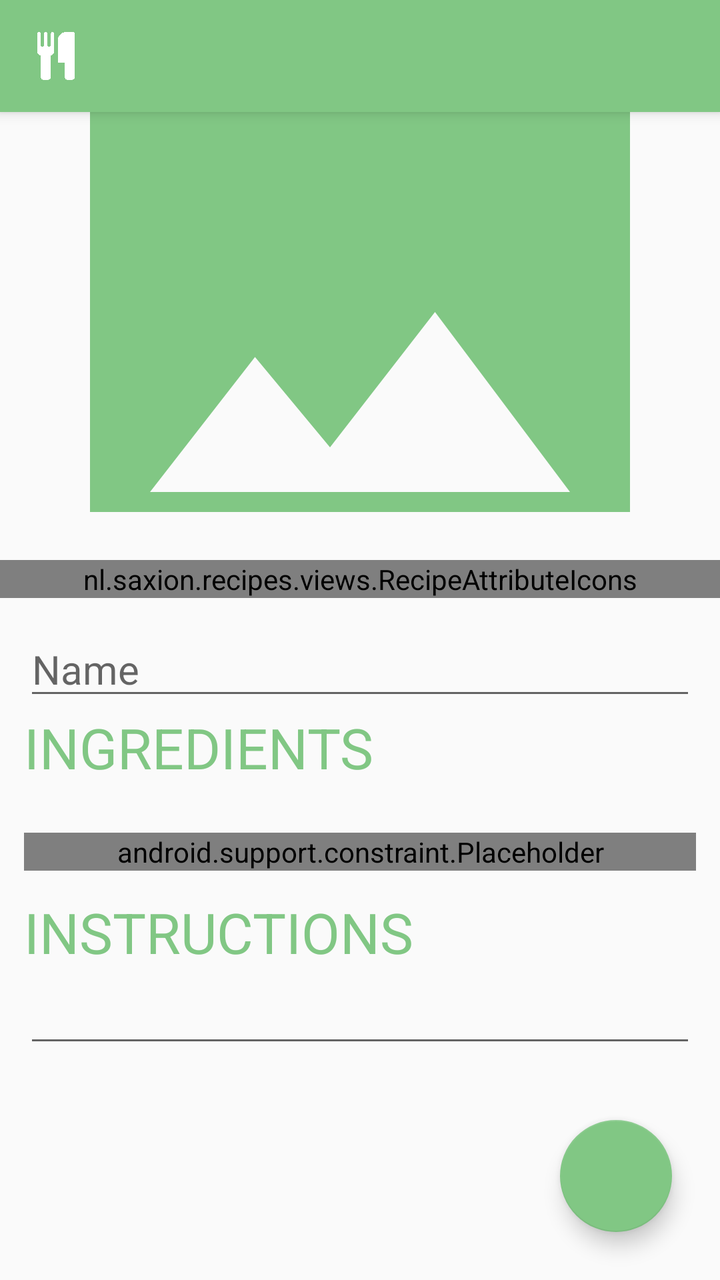
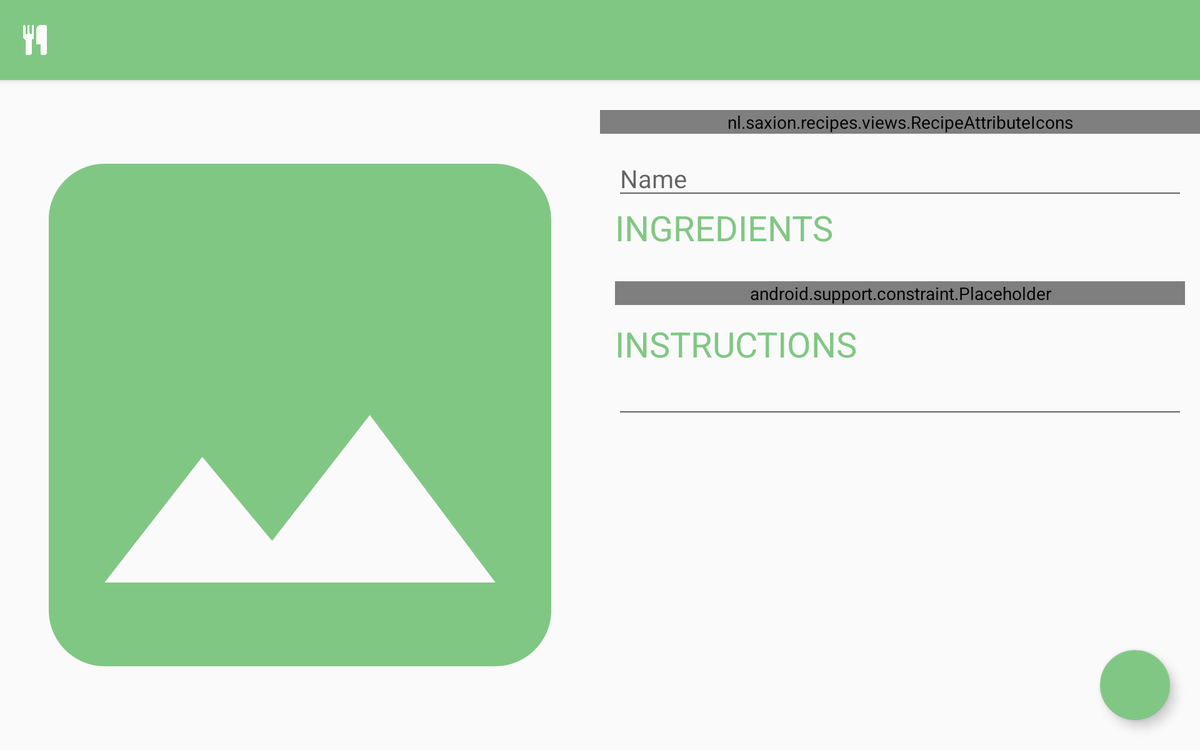

First picture: res/layout/ on a phone held upright. Second picture: the repository's own variant of that layout, on a device whose configuration matches the variant's folder. Source for both follows.
<!-- AndroidManifest.xml: application theme Theme.AppCompat.Light.NoActionBar -->
<!-- res/layout/activity_recipe_edit.xml -->
<?xml version="1.0" encoding="utf-8"?>
<RelativeLayout xmlns:android="http://schemas.android.com/apk/res/android"
    xmlns:app="http://schemas.android.com/apk/res-auto"
    xmlns:tools="http://schemas.android.com/tools"
    android:layout_width="match_parent"
    android:layout_height="match_parent"
    android:orientation="vertical"
    android:focusableInTouchMode="true"
    tools:context=".activities.recipe.RecipeDetailsActivity">

    <include
        android:id="@+id/toolbar"
        layout="@layout/toolbar" />

    <ScrollView
        android:layout_width="match_parent"
        android:layout_height="wrap_content"
        android:layout_marginTop="?attr/actionBarSize">
        <LinearLayout
            android:layout_width="match_parent"
            android:layout_height="wrap_content"
            android:orientation="vertical"
            android:paddingBottom="@dimen/extra_large_spacing">
            <ImageView
                android:id="@+id/preview_image"
                android:layout_width="match_parent"
                android:layout_height="200dp"
                android:scaleType="centerCrop"
                android:onClick="selectImage"
                app:srcCompat="@drawable/ic_image_primary_24dp" />

            <nl.saxion.recipes.views.RecipeAttributeIcons
                android:id="@+id/attributes"
                android:layout_width="match_parent"
                android:layout_height="wrap_content"
                android:layout_marginTop="@dimen/large_spacing"
                android:layout_marginBottom="@dimen/spacing"
                app:edit="true"
                />

            <LinearLayout
                android:layout_width="match_parent"
                android:layout_height="wrap_content"
                android:orientation="vertical"
                android:layout_marginLeft="@dimen/spacing"
                android:layout_marginRight="@dimen/spacing">

                <EditText
                    android:id="@+id/item_name"
                    android:layout_width="match_parent"
                    android:layout_height="wrap_content"
                    android:theme="@style/LargeText"
                    android:hint="@string/dish_details_name_placeholder"
                    android:singleLine="true" />

                <TextView
                    android:layout_width="wrap_content"
                    android:layout_height="wrap_content"
                    android:theme="@style/Title"
                    android:text="INGREDIENTS"/>

                <android.support.constraint.Placeholder
                    android:id="@+id/requirements"
                    android:layout_width="match_parent"
                    android:layout_height="wrap_content"
                    android:layout_marginTop="@dimen/large_spacing"
                    />

                <TextView
                    android:layout_width="wrap_content"
                    android:layout_height="wrap_content"
                    android:layout_marginTop="@dimen/spacing"
                    android:theme="@style/Title"
                    android:text="INSTRUCTIONS"/>

                <EditText
                    android:id="@+id/instructions"
                    android:inputType="textCapSentences|textMultiLine"
                    android:layout_width="match_parent"
                    android:layout_height="wrap_content"
                    android:theme="@style/LargeText"
                    android:scrollHorizontally="false"
                    />
            </LinearLayout>
        </LinearLayout>
    </ScrollView>

    <android.support.design.widget.FloatingActionButton
        android:id="@+id/list_details_add"
        android:layout_width="wrap_content"
        android:layout_height="wrap_content"
        android:layout_alignParentEnd="true"
        android:layout_alignParentBottom="true"
        android:src="@drawable/ic_check_white_24dp"
        android:theme="@style/AppTheme"
        android:layout_margin="@dimen/large_spacing"/>
</RelativeLayout>
<!-- res/layout/toolbar.xml (included above) -->
<?xml version="1.0" encoding="utf-8"?>
<android.support.v7.widget.Toolbar xmlns:android="http://schemas.android.com/apk/res/android"
    android:id="@+id/toolbar"
    android:layout_width="match_parent"
    android:layout_height="?attr/actionBarSize"
    android:background="?attr/colorPrimary"
    android:elevation="4dp"
    android:theme="@style/ToolbarTheme"/>
<!-- resources referenced by this layout -->
<resources>
  <dimen name="extra_large_spacing">48dp</dimen>
  <dimen name="large_spacing">24dp</dimen>
  <dimen name="spacing">12dp</dimen>
  <!-- drawable ic_image_primary_24dp (drawable) -->
  <vector android:height="24dp" android:tint="#81C784"
      android:viewportHeight="24.0" android:viewportWidth="24.0"
      android:width="24dp" xmlns:android="http://schemas.android.com/apk/res/android">
      <path android:fillColor="#FF000000" android:pathData="M21,19V5c0,-1.1 -0.9,-2 -2,-2H5c-1.1,0 -2,0.9 -2,2v14c0,1.1 0.9,2 2,2h14c1.1,0 2,-0.9 2,-2zM8.5,13.5l2.5,3.01L14.5,12l4.5,6H5l3.5,-4.5z"/>
  </vector>
  <string name="dish_details_name_placeholder">Name</string>
  <style name="AppTheme" parent="Theme.AppCompat.Light.NoActionBar">
          
          <item name="colorPrimary">@color/colorPrimary</item>
          <item name="colorPrimaryDark">@color/colorPrimaryDark</item>
          <item name="colorAccent">@color/colorAccent</item>
          <item name="android:textColor">@color/text</item>
      </style>
  <style name="LargeText">
          <item name="android:textSize">20sp</item>
      </style>
  <style name="Title">
          <item name="android:textSize">28sp</item>
          <item name="android:textColor">@color/colorAccent</item>
      </style>
  <style name="ToolbarTheme" parent="AppTheme">
          <item name="logo">@drawable/ic_cutlery</item>
          <item name="titleTextAppearance">@style/ToolbarTheme.Title</item>
          <item name="titleTextColor">@color/light</item>
          <item name="titleMarginStart">@dimen/extra_large_spacing</item>
      </style>
  <color name="colorPrimary">#81c784</color>
  <color name="colorPrimaryDark">#81c784</color>
  <color name="colorAccent">#81c784</color>
  <color name="text">#444444</color>
  <!-- drawable ic_cutlery (drawable) -->
  <vector android:height="24dp" android:viewportHeight="1792"
      android:viewportWidth="1792" android:width="24dp" xmlns:android="http://schemas.android.com/apk/res/android">
      <path android:fillColor="#fff" android:pathData="M832,64v640q0,61 -35.5,111t-92.5,70v779q0,52 -38,90t-90,38h-128q-52,0 -90,-38t-38,-90v-779q-57,-20 -92.5,-70t-35.5,-111v-640q0,-26 19,-45t45,-19 45,19 19,45v416q0,26 19,45t45,19 45,-19 19,-45v-416q0,-26 19,-45t45,-19 45,19 19,45v416q0,26 19,45t45,19 45,-19 19,-45v-416q0,-26 19,-45t45,-19 45,19 19,45zM1600,64v1600q0,52 -38,90t-90,38h-128q-52,0 -90,-38t-38,-90v-512h-224q-13,0 -22.5,-9.5t-9.5,-22.5v-800q0,-132 94,-226t226,-94h256q26,0 45,19t19,45z"/>
  </vector>
  <style name="ToolbarTheme.Title" parent="Title" />
  <color name="light">#FFFFFF</color>
</resources>
<!-- res/layout-large-land/activity_recipe_edit.xml (the author's variant of the layout above) -->
<!-- drawn on a 7-inch tablet turned sideways -->
<?xml version="1.0" encoding="utf-8"?>
<RelativeLayout xmlns:android="http://schemas.android.com/apk/res/android"
    xmlns:app="http://schemas.android.com/apk/res-auto"
    xmlns:tools="http://schemas.android.com/tools"
    android:layout_width="match_parent"
    android:layout_height="match_parent"
    android:orientation="vertical"
    android:focusableInTouchMode="true"
    tools:context=".activities.recipe.RecipeDetailsActivity">

    <include
        android:id="@+id/toolbar"
        layout="@layout/toolbar" />

    <LinearLayout
        android:layout_width="match_parent"
        android:layout_height="match_parent"
        android:orientation="horizontal">

    <ImageView
        android:id="@+id/preview_image"
        android:layout_width="match_parent"
        android:layout_height="match_parent"
        android:layout_weight="1"
        android:scaleType="centerCrop"
        android:onClick="selectImage"
        app:srcCompat="@drawable/ic_image_primary_24dp"
        android:layout_marginTop="?attr/actionBarSize"/>

    <ScrollView
        android:layout_width="match_parent"
        android:layout_height="wrap_content"
        android:orientation="horizontal"
        android:layout_marginTop="?attr/actionBarSize"
        android:layout_weight="1">

        <LinearLayout
            android:layout_width="match_parent"
            android:layout_height="wrap_content"
            android:orientation="vertical"
            android:paddingBottom="@dimen/extra_large_spacing">

            <nl.saxion.recipes.views.RecipeAttributeIcons
                android:id="@+id/attributes"
                android:layout_width="match_parent"
                android:layout_height="wrap_content"
                android:layout_marginTop="@dimen/large_spacing"
                android:layout_marginBottom="@dimen/spacing"
                app:edit="true"
                />

            <LinearLayout
                android:layout_width="match_parent"
                android:layout_height="wrap_content"
                android:orientation="vertical"
                android:layout_marginLeft="@dimen/spacing"
                android:layout_marginRight="@dimen/spacing">

                <EditText
                    android:id="@+id/item_name"
                    android:layout_width="match_parent"
                    android:layout_height="wrap_content"
                    android:theme="@style/LargeText"
                    android:hint="@string/dish_details_name_placeholder"
                    android:singleLine="true" />

                <TextView
                    android:layout_width="wrap_content"
                    android:layout_height="wrap_content"
                    android:theme="@style/Title"
                    android:text="INGREDIENTS"/>

                <android.support.constraint.Placeholder
                    android:id="@+id/requirements"
                    android:layout_width="match_parent"
                    android:layout_height="wrap_content"
                    android:layout_marginTop="@dimen/large_spacing"
                    />

                <TextView
                    android:layout_width="wrap_content"
                    android:layout_height="wrap_content"
                    android:layout_marginTop="@dimen/spacing"
                    android:theme="@style/Title"
                    android:text="INSTRUCTIONS"/>

                <EditText
                    android:id="@+id/instructions"
                    android:inputType="textCapSentences|textMultiLine"
                    android:layout_width="match_parent"
                    android:layout_height="wrap_content"
                    android:theme="@style/LargeText"
                    android:scrollHorizontally="false"
                    />
            </LinearLayout>
        </LinearLayout>
    </ScrollView>
    </LinearLayout>

    <android.support.design.widget.FloatingActionButton
        android:id="@+id/list_details_add"
        android:layout_width="wrap_content"
        android:layout_height="wrap_content"
        android:layout_alignParentEnd="true"
        android:layout_alignParentBottom="true"
        android:src="@drawable/ic_check_white_24dp"
        android:theme="@style/AppTheme"
        android:layout_margin="@dimen/large_spacing"/>
</RelativeLayout>
